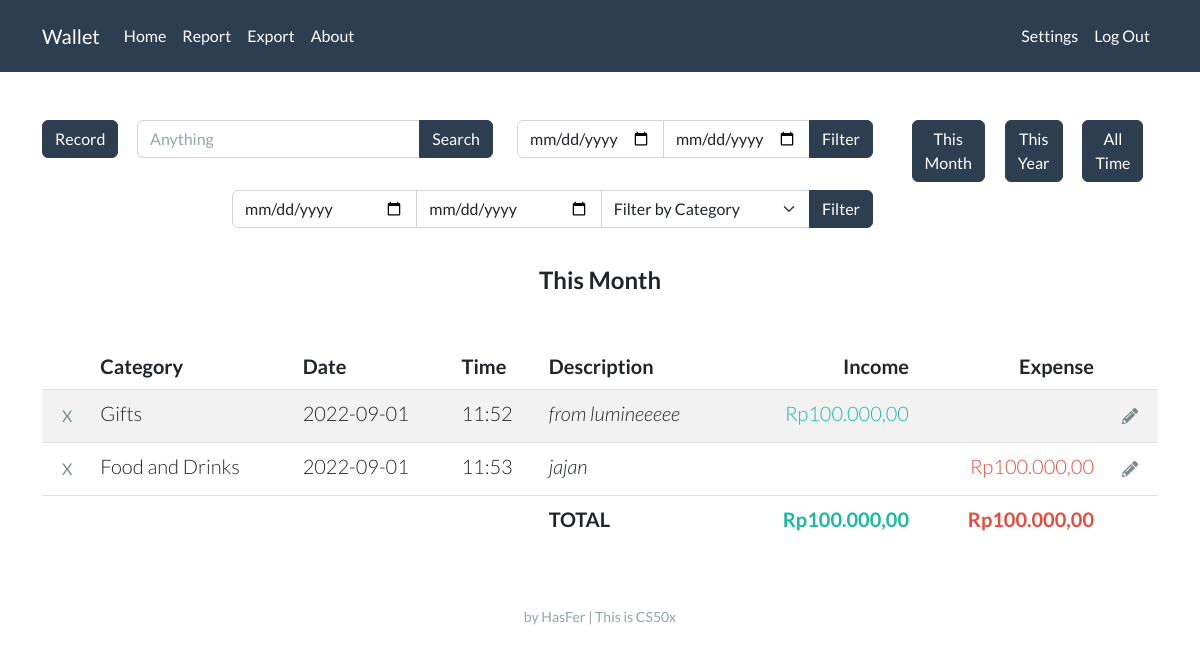
Before: / (signed in) with the older database file.
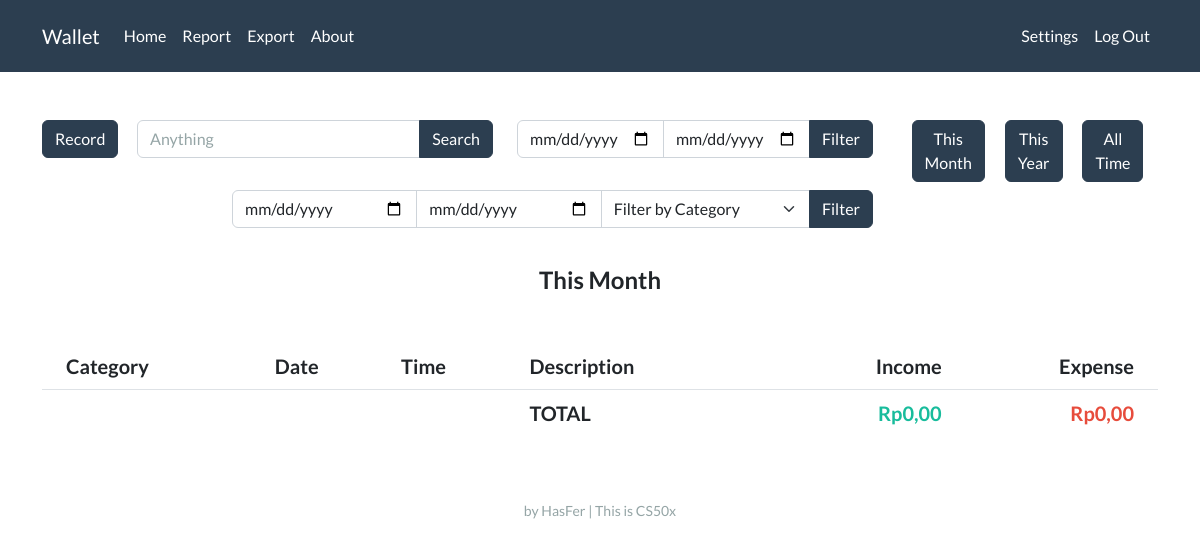
After: the same page with the newer database file.
### tables this page shows
CREATE TABLE records (
                id INTEGER,
                user_id INTEGER,
                account_name TEXT,
                account_category TEXT,
                date NUMBER,
                time NUMBER,
                description TEXT, amount REAL, random_id TEXT,
                PRIMARY KEY(id),
                FOREIGN KEY(user_id) REFERENCES users(id)
                );

### app.py (the view, shortened to what this page needs)
@app.route("/", methods=["GET", "POST"])
def index():
    if session.get("user_id") is None:
        return render_template("index.html")
    con, cur = connect_db()
    if request.method == "GET" or request.form.get('filter_btn') == 'This Month':
        year_now = str(datetime.now().year)
        month_now = str(datetime.now().month)
        date_filter = year_now + '%' + month_now + '%'
        label = 'This Month'
    if request.form.get('filter_btn') == 'between':
        res = cur.execute("SELECT * FROM records WHERE user_id = ? AND date BETWEEN ? AND ? ORDER BY date",
                          (session["user_id"], start_date, end_date))
    elif request.form.get('search_btn') == 'search_btn':
        res = cur.execute("SELECT * FROM records WHERE user_id = ? AND (account_name LIKE ? OR description LIKE ?) ORDER BY date",
                          (session["user_id"], f"%{keyword}%", f"%{keyword}%"))
    else:
        res = cur.execute("SELECT * FROM records WHERE user_id = ? AND date LIKE ? ORDER BY date", (session["user_id"], date_filter))
    res = list(res)
    income = 0
    expense = 0
    for i in res:
        if i[3] == 'Income':
            income += i[7]
        else:
            expense += i[7]
    records = []
    for i in res:
        i = list(i)
        i[7] = idr(i[7])
        records.append(i)
    income = idr(income)
    expense = idr(expense)
    income_list, expense_list = account_name_list()
    default_selected = "selected"
    con.close()
    return render_template("home.html", records=records, income=income, expense=expense, label=label, date_now=get_date_now(), time_now=get_time_now(), income_list=income_list, expense_list=expense_list, default_selected=default_selected)

### helpers.py (called while the page is built)
def connect_db(db="wallet.db"):
    con = sqlite3.connect(db)
    cur = con.cursor()
    return con, cur

def idr(value):
    value = f"Rp{value:,.2f}"
    rupiah = value.replace(".", "#")
    rupiah = rupiah.replace(",", ".")
    rupiah = rupiah.replace("#", ",")
    return rupiah

def get_date_now():
    now = datetime.now()
    day = now.day
    if day < 10:
        day = f"0{day}"
    month = now.month
    if month < 10:
        month = f"0{month}"
    year = now.year
    date_now = f"{year}-{month}-{day}"
    return date_now

def get_time_now():
    now = datetime.now()
    hour = now.hour
    if hour < 10:
        hour = f"0{hour}"
    minute = now.minute
    if minute < 10:
        minute = f"0{minute}"
    time_now = f"{hour}:{minute}"
    return time_now

### templates/home.html (shortened to what the changed rows need)
{% extends "layout.html" %}
{% block main %}
<br>
<table class="table table-striped">
    <thead>
        <tr>
            <th style="width:1%;"></th>
            <th class="text-start">Category</th>
            <th class="text-start">Date</th>
            <th class="text-start">Time</th>
            <th class="text-start">Description</th>
            <th class="text-end">Income</th>
            <th class="text-end">Expense</th>
            <th style="width:1%;"></th>
        </tr>
    </thead>
    <tbody>
        {% for record in records %}
        <tr>
            <td>
                <form action="/delete" method="post">
                    <input class="btn btn-outline-dark border-0" type="submit" value="X" title="Delete">
                </form>
            </td>
            <td class="text-start">{{ record[2] }}</td>
            <td class="text-start">{{ record[4] }}</td>
            <td class="text-start">{{ record[5] }}</td>
            <td class="text-start"><em>{{ record[6] }}</em></td>
            <td class="text-end text-success">{% if record[3] in "Income" %}{{ record[7] }}{% endif %}</td>
            <td class="text-end text-danger">{% if record[3] not in "Income" %}{{ record[7] }}{% endif %}</td>
            <td>
                <form action="/edit" method="post">
                    <button class="btn btn-outline-dark border-0" type="submit" title="Edit">
                    </button>
                </form>
            </td>
        </tr>
        {% endfor %}
    </tbody>
    <tfoot>
        <tr>
            <td class="border-0"></td>
            <td class="border-0"></td>
            <td class="border-0"></td>
            <td class="border-0"></td>
            <td class="border-0 fw-bold text-start">TOTAL</td>
            <td class="border-0 fw-bold text-end text-success">{{ income }}</td>
            <td class="border-0 fw-bold text-end text-danger">{{ expense }}</td>
            <td class="border-0"></td>
        </tr>
    </tfoot>
</table>
{% endblock %}

Changed rows visible on the page:
removed records: account_name "Gifts", date "2022-09-01", time "11:52", description "from lumineeeee", amount "Rp100.000,00"
removed records: account_name "Food and Drinks", date "2022-09-01", time "11:53", description "jajan", amount "Rp100.000,00"
Other visible differences:
{{ income }}: "Rp100.000,00" → "Rp0,00"
{{ expense }}: "Rp100.000,00" → "Rp0,00"
